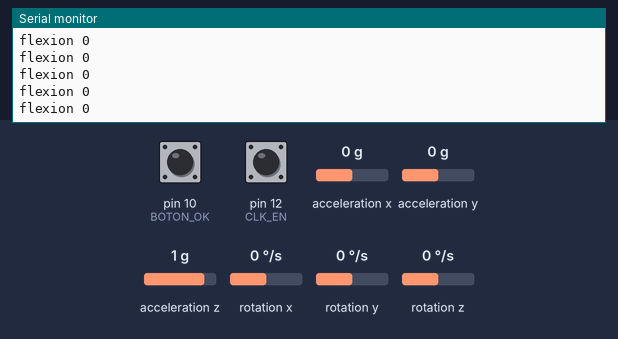
This sketch was run on a simulated Arduino Uno, built with avr-gcc and run on an emulated ATmega328P. Shown: the last lines printed to the serial monitor. The test bench sets the inputs (shaded band); at power-on: acceleration y 0 g, acceleration z 1 g, acceleration x 0 g, rotation y 0 °/s, pin 10 (BOTON_OK) HIGH, pin 12 (CLK_EN) HIGH, rotation x 0 °/s, rotation z 0 °/s.

Above: at 2.2 s.
2.3 s: acceleration y set to -1.4 g
At 3.2 s:
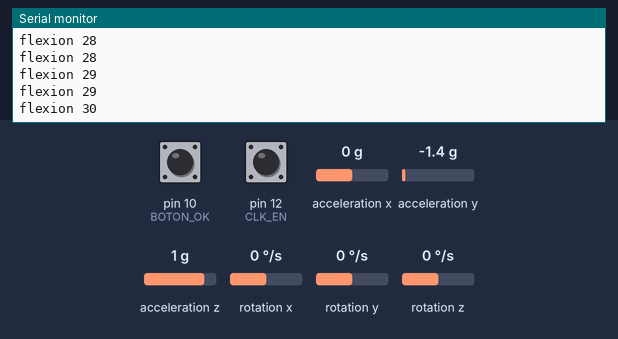
3.8 s: acceleration y set to 0.1 g
At 4.9 s:
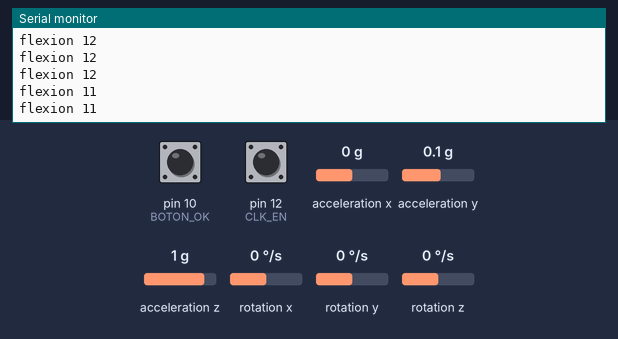
6.8 s: acceleration z set to 0 g
At 7.8 s:
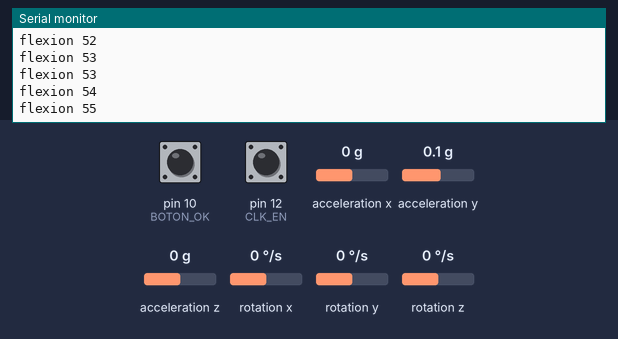
8.3 s: acceleration x set to -1.4 g
At 9.0 s:
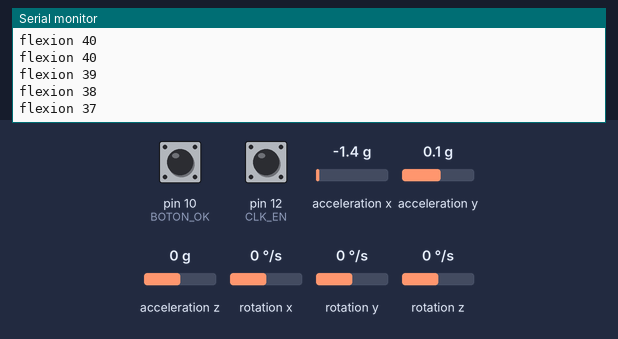
11.3 s: rotation y set to -192 °/s
At 12.3 s:
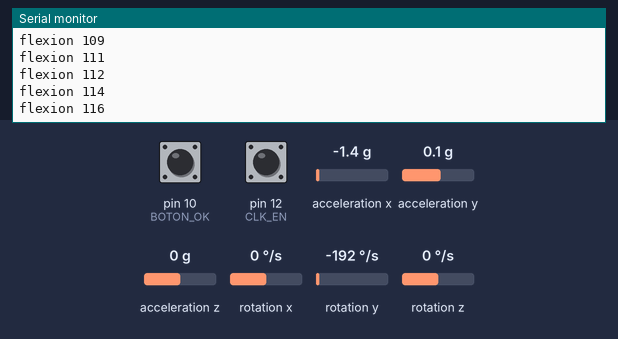
Timing chart, 0 to 13.8 s (numbered marks = the images above; inputs shaded):
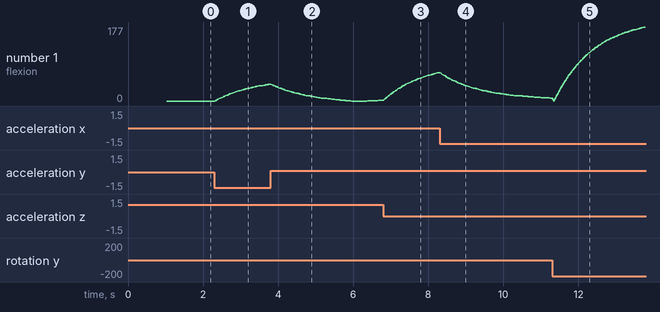

The sketch:

final_test_data1.ino
```cpp
#include <MPU6050.h>
#include <LiquidCrystal.h>
#include <Wire.h>
LiquidCrystal lcd(6, 7, 5, 4, 3, 2);
MPU6050 MPU1(0x68);
MPU6050 MPU2(0x69);
//------------------------------------------------
const int BOTON_MAS = 8;
const int BOTON_MENOS = 9;
const int BOTON_OK = 10;
const int CLK_EN= 12;
const int DT_EN = 11;
//-------------------------------------------------------
int16_t ax1,ay1,az1,Tmp1,gx1,gy1,gz1;
int16_t ax2,ay2,az2,Tmp2,gx2,gy2,gz2;
int i=0;

//Variables usadas por el filtro pasa bajos
long f_ax1,f_ay1, f_az1, f_ax2,f_ay2, f_az2;
int p_ax1, p_ay1, p_az1, p_ax2, p_ay2, p_az2;
int contador=0;

//Valor de los offsets
int ax1_o,ay1_o,az1_o,ax2_o,ay2_o,az2_o;

//Valores de filtro kallman
long tiempo_prev;
float dt;
float ang_x1, ang_y1, ang_x2, ang_y2;
float ang_x1_prev, ang_y1_prev, ang_x2_prev, ang_y2_prev;

int16_t ang_ref;
int16_t ang_flex;

//----------------------------------------------------------
int cycle_screen=1;
float st1, st3;
int sv4, sv2, value, valueminus;
int test1, value2, test3, value4;
int test=0;

//-----------------------------------------------------------
int counter = 0;
int currentCLK;
int previousCLK;
int prevValue=0;
unsigned long lastTime, sampleTime;

void setup() {
  Serial.begin(57600);
  //lcd.begin (16,2);
  declare_input_1 ();
  declare_input_2 ();
  declare_wire_function ();
  read_offset();
  initial_writing();
}

void loop() {
      // Realizar lecturas
      MPU1.getAcceleration(&ax1, &ay1, &az1);
      MPU2.getAcceleration(&ax2, &ay2, &az2);

      //Es necesario obtener la rotación para aplicar filtro de Kallman
      MPU2.getRotation(&gx1, &gy1, &gz1);
      MPU2.getRotation(&gx2, &gy2, &gz2);

      //Definicion parametros de filtro
      dt = (millis()-tiempo_prev)/1000.0;
      tiempo_prev=millis();

      // Filtrar las lecturas
      f_ax1 = f_ax1-(f_ax1>>5)+ax1;
      p_ax1 = f_ax1>>5;
      f_ay1 = f_ay1-(f_ay1>>5)+ay1;
      p_ay1 = f_ay1>>5;
      f_az1 = f_az1-(f_az1>>5)+az1;
      p_az1 = f_az1>>5;

      f_ax2 = f_ax2-(f_ax2>>5)+ax2;
      p_ax2 = f_ax2>>5;
      f_ay2 = f_ay2-(f_ay2>>5)+ay2;
      p_ay2 = f_ay2>>5;
      f_az2 = f_az2-(f_az2>>5)+az2;
      p_az2 = f_az2>>5;

      //Cada 100 lecturas corregir el offset
      if (contador==100){

        //Calibrar acelerometros a 1g en el eje z (ajustar el offset)
        if (p_ax1>0) ax1_o--;
        else {ax1_o++;}
        if (p_ay1>0) ay1_o--;
        else {ay1_o++;}
        if (p_az1-16384>0) az1_o--;
        else {az1_o++;}
        if (p_ax2>0) ax2_o--;
        else {ax2_o++;}
        if (p_ay2>0) ay2_o--;
        else {ay2_o++;}
        if (p_az2-16384>0) az2_o--;
        else {az2_o++;}

        //Se asignan los nuevos offsets a sus respectivas variables
        MPU1.setXAccelOffset(ax1_o);
        MPU1.setYAccelOffset(ay1_o);
        MPU1.setZAccelOffset(az1_o);

        MPU2.setXAccelOffset(ax2_o);
        MPU2.setYAccelOffset(ay2_o);
        MPU2.setZAccelOffset(az2_o);

        //contador que permite corregir el offset cada 100 lecturas
        contador=0;
      }
      contador++;

      // Escalar las aceleraciones a m/s2
      float ax1_m_s2 = ax1 * (9.81/16384.0);
      float ay1_m_s2 = ay1 * (9.81/16384.0);
      float az1_m_s2 = az1 * (9.81/16384.0);
      float ax2_m_s2 = ax2 * (9.81/16384.0);
      float ay2_m_s2 = ay2 * (9.81/16384.0);
      float az2_m_s2 = az2 * (9.81/16384.0);

      //Calcular los angulos de inclinacion:
      float accel_ang_x1=atan(ax1/sqrt(pow(ay1,2) + pow(az1,2)))*(180.0/3.14);
      float accel_ang_y1=atan(ay1/sqrt(pow(ax1,2) + pow(az1,2)))*(180.0/3.14);
      float accel_ang_x2=atan(ax2/sqrt(pow(ay2,2) + pow(az2,2)))*(180.0/3.14);
      float accel_ang_y2=atan(ay2/sqrt(pow(ax2,2) + pow(az2,2)))*(180.0/3.14);

      if(i==0){
        ang_ref = accel_ang_y1;
        i++;
      }

      ang_flex= accel_ang_y1 - ang_ref;

      //Obtener angulo final con filtro complementario
      ang_x1 = 0.98*(ang_x1_prev+(gx1/131)*dt) + 0.02*accel_ang_x1;
      ang_y1 = 0.98*(ang_y1_prev+(gy1/131)*dt) + 0.02*ang_flex;
      ang_x2 = 0.98*(ang_x2_prev+(gx2/131)*dt) + 0.02*accel_ang_x2;
      ang_y2 = 0.98*(ang_y2_prev+(gy2/131)*dt) + 0.02*accel_ang_y2;

      ang_x1_prev=ang_x1;
      ang_y1_prev=ang_y1;
      ang_x2_prev=ang_x2;
      ang_y2_prev=ang_y2;

      /*Serial.print("Flexión:  ");
      Serial.println(ang_y1); */
      delay(10);
      state_machine();
}

void state_machine(){
  switch (cycle_screen) {
    case 1:
    lcd.clear();
    int value= abs(ang_y1);
    int test1 = test_value(value);
    display_values_flex(value);
      if (digitalRead(10)==LOW){
        st1=test1;
        test=0;
        delay (500);
        cycle_screen=2;
        }
      break;

    case 2:
    value2= get_pain();
    prevValue=value2;
    display_values_pain (value2);
      if (digitalRead(10)==LOW){
         sv2=value2;
         delay(500);
         cycle_screen=3;
         }
       break;

    case 3:
      value= abs(ang_y1);
      test3 = test_value(value);
      display_values_ext(test3);
      if (digitalRead(10)==LOW){
        st3=test3;
        test=0;
        delay(500);
        cycle_screen=4;
        }
       break;

    case 4:
      value4= get_pain();
      prevValue=value4;
      display_values_pain (value4);
      if (digitalRead(10)==LOW){
         sv4=value4;
         delay(500);
         cycle_screen=5;
         }
       break;

    case 5:
      release_data_python(st1, sv2, st3, sv4);
      if (digitalRead(8)==LOW){
        cycle_screen=6;
        delay(500);
      }
      break;

    case 6:
      display_saved_data_flex (st1,sv2);
      if (digitalRead(8)==LOW){
        cycle_screen++;
        delay (500);
      }
      break;

    case 7:
      display_saved_data_ext (st3,sv4);
      if (digitalRead(9)==LOW){
      if (valueminus==LOW){
        cycle_screen--;
        delay (500);
      }
      break;
  }
}
}


void declare_input_1 (){
  pinMode (BOTON_MAS, INPUT_PULLUP);
  pinMode (BOTON_MENOS, INPUT_PULLUP);
}

void declare_input_2 (){
  pinMode (BOTON_OK, INPUT_PULLUP);
  pinMode (CLK_EN, INPUT);
  pinMode (DT_EN, INPUT);
  previousCLK = digitalRead(CLK_EN);
}

void declare_wire_function (){
  Wire.begin();
  MPU1.initialize();
  MPU2.initialize();
  if (MPU1.testConnection()){
    Serial.println("Sensor 1 iniciado correctamente");
    /*lcd.setCursor(0,0);
    lcd.print ("Sensor 1 OK");*/
    delay (1000);
  }
  else{
    Serial.println("Error al iniciar el sensor");
    /*lcd.setCursor(0,0);
    lcd.print ("Sensor 1 Error");
    delay (1000);*/
  }
  if (MPU2.testConnection()){
    Serial.println("Sensor 2 iniciado correctamente");
    /*lcd.setCursor(0,1);
    lcd.print ("Sensor 2 OK");
    delay (1000);*/
  }
  else{
    Serial.println("Error al iniciar el sensor");
    /*lcd.setCursor(0,1);
    lcd.print ("Sensor 2 Error");
    delay (1000);*/
  }
}
void read_offset(){
      ax1_o=MPU1.getXAccelOffset();
      ay1_o=MPU1.getYAccelOffset();
      az1_o=MPU1.getZAccelOffset();
      ax2_o=MPU2.getXAccelOffset();
      ay2_o=MPU2.getYAccelOffset();
      az2_o=MPU2.getZAccelOffset();
}

void initial_writing(){
      Serial.println("Offsets:");
      Serial.print(ax1_o); Serial.print("\t");
      Serial.print(ay1_o); Serial.print("\t");
      Serial.print(az1_o); Serial.print("\t");
      Serial.print(ax2_o); Serial.print("\t");
      Serial.print(ay2_o); Serial.print("\t");
      Serial.print(az2_o); Serial.print("\t");
      /*lcd.clear();*/

      Serial.println("Envie cualquier caracter para empezar la calibracion");
      /*lcd.print("perilla OK");
      delay (2000);*/

      // Espera un caracter para empezar a calibrar
      /*while (true){
          if (Serial.available()){

          break;
          }
        }  */
      /*lcd.clear
      lcd.print("Calibrando");
      lcd.setCursor(0,1);
      lcd.print("no mover");*/
      Serial.println("Calibrando, no mover IMU");
      /*delay (4000);*/
}

int test_value(int value){
  if(test<value){
  test=value;
  return test;
  }
}

int get_pain (){
  currentCLK = digitalRead(CLK_EN);
  if(currentCLK != previousCLK)
  {
    if(digitalRead(DT_EN) != currentCLK)
    {
      counter++;
    }
    else
    {
      counter--;
    }
    if (counter<0){
      counter=0;
    }
    else if (counter>10){
      counter=10;
    }
  }
  previousCLK = currentCLK;
  return counter;
}


void display_values_flex(int test){
    Serial.print ("flexion");
    Serial.print (" ");
    Serial.println (test);
    /*lcd.setCursor (0,0);
    lcd.print("Extension: ");
    lcd.print(test);*/
}

void display_values_ext(float test){
    Serial.print ("extension");
    Serial.print (" ");
    Serial.println (test);
    /*lcd.setCursor (0,0);
    lcd.print("Extension: ");
    lcd.print(test);*/
}

void display_values_pain (int value){
    Serial.print ("Dolor: ");
    Serial.println (value);
    /*lcd.setCursor (0,0);
    lcd.print("Dolor: ");
    lcd.print(value);
    lcd.print("/10");*/
}


void release_data_python(int st1, int sv2, int st3, int sv4 ){
    if (millis()-lastTime >= sampleTime){
        lastTime=millis();
        Serial.println (st1);
        Serial.println (sv2);
        Serial.println (st3);
        Serial.println (sv4);
        }
    }

void display_saved_data_flex (int st1,int sv2){
    Serial.print ("datos flexion");
    Serial.print (" || ");
    Serial.print (st1);
    Serial.print (" ");
    Serial.println (sv2);
    /*lcd.print("Flexion: ");
    lcd.print(st1);
    lcd.setCursor (0,1);
    lcd.print("Dolor: ");
    lcd.print(sv2);
    lcd.print("/10");
    lcd.setCursor(0,0);*/
}

void display_saved_data_ext (int st3,int sv4){
    Serial.print ("datos extension");
    Serial.print (" || ");
    Serial.print (st3);
    Serial.print (" ");
    Serial.println (sv4);
    /*lcd.print("Extension: ");
    lcd.print(st3);
    lcd.setCursor (0,1);
    lcd.print("Dolor: ");
    lcd.print(sv4);
    lcd.print("/10");
    lcd.setCursor(0,0);*/
}
```

Measured:
- after the input at 2.3 s, the serial monitor: prints a new line at once (image 1)
- after the input at 6.8 s, the serial monitor: prints a new line after 0.63 s (image 3)
- after the input at 11.3 s, the serial monitor: prints a new line at once (image 5)
- plotted number 1: 0 → 40 after the input at 2.3 s, 2 → 68 after the input at 6.8 s, 7 → 177 after the input at 11.3 s
